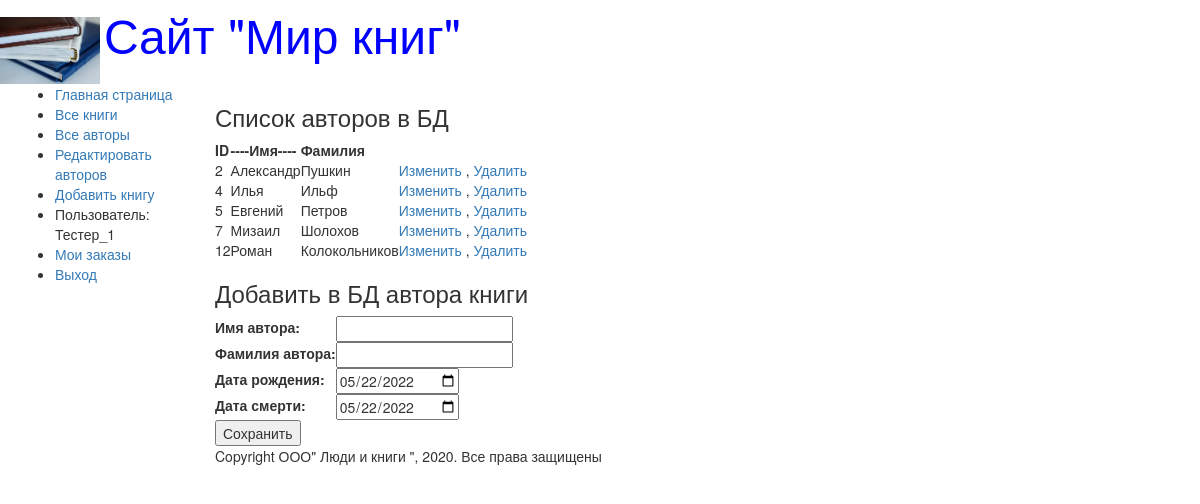
Screenshot of /authors_add/ (signed in) with the database file from the repository.
### catalog/models.py (models this page shows, shortened)
class Author(models.Model):
    first_name = models.CharField(max_length=100, help_text='Введите имя автора', verbose_name='Имя автора')
    last_name = models.CharField(max_length=100, help_text='Введите фамилию автора', verbose_name='Фамилия автора')
    date_of_birth = models.DateField(help_text="Введите дату рождения", verbose_name='Дата рождения', null=True, blank=True)
    date_of_death = models.DateField(help_text="Введите дату смерти", verbose_name='Дата смерти', null=True, blank=True)

### catalog/views.py (the view)
# urls.py: path('authors_add/', views.authors_add, name='authors_add'),
def authors_add(request):
    author = Author.objects.all()
    authorsform = AuthorsForm()
    return  render (request, 'catalog/authors_add.html', {'form':authorsform , "author":author})

### catalog/form.py
class AuthorsForm(forms.Form):
    first_name = forms.CharField(label='Имя автора')
    last_name = forms.CharField(label='Фамилия автора')
    date_of_birth = forms.DateField(label='Дата рождения', initial=format(date.today()),
                                    widget=forms.widgets.DateInput(attrs={'type': 'date'}))
    date_of_death = forms.DateField(label='Дата смерти', initial=format(date.today()),
                                    widget=forms.widgets.DateInput(attrs={'type': 'date'}))

### catalog/templates/catalog/authors_add.html (shortened to what this page needs)
{% extends "base_generic.html" %}
{% block content %}
<h3>Список авторов в БД</h3>
{% if author %}
<table>
    <thead><th>ID</th><th>----Имя----</th><th>Фамилия</th></thead>
        {% for author in author.all %}
            <tr>
                <td> {{author.id}} </td>
                <td> {{author.first_name}} </td>
                <td> {{author.last_name}} </td>
                <td><a href="/edit1/{{author.id}}">Изменить</a> ,
                <a href="/delete/{{author.id}}">Удалить</a></td>
            </tr>
        {% endfor %}
    {% else %}
    <p>В Базе данных нет авторов</p>
    {% endif %}
</table>
<h3>Добавить в БД автора книги</h3>
<form method="POST" action="/create/">
    <table>
        {{form}}
    </table>
    <input type="submit" value="Сохранить">
</form>
{% endblock %}

### catalog/templates/base_generic.html (shortened to what this page needs)
<!DOCTYPE html>
<html lang="en">
<head>
    <link rel="stylesheet" href="https://maxcdn.bootstrapcdn.com/bootstrap/3.3.7/css/bootstrap.min.css">
    {% load static %}
    <link rel="stylesheet" href="{% static 'css/style.css' %}">
    {% block head %}
    <img src="{%static 'images/logotip.jpg' %}" style="width:100px; height;100px;" align="absmiddle">
    <font size=7, color= "blue" >Сайт "Мир книг"</font>
    {% endblock %}
</head>
<body>
<div class="container-fluid">
    <div class="row">
        <div class="col-sm-2">
            {% block sidebar %}
            <ul class="sidebar-nav">
                <li><a href="{% url 'index' %}">Главная страница</a></li>
                <li><a href="{% url 'books' %}">Все книги</a></li>
                <li><a href="{% url 'authors' %}">Все авторы</a></li>
                <li><a href="{% url 'authors_add' %}">Редактировать авторов</a></li>
                {% if user.is_authenticated %}
                <li><a href="{% url 'book_create' %}">Добавить книгу</a></li>
                <li>Пользователь: {{ user.get_username}}</li>
                <li><a href="{% url 'my-borrowed' %}">Мои заказы</a></li>
                <li><a href="{% url 'logout' %}?next={{ request.path }}">Выход</a></li>
                {% else %}
                <li><a href="{% url 'login' %}?next={{ request.path }}">Вход</a></li>
                {% endif %}
            </ul>
            {% endblock %}
        </div>
        <div class="col-sm-10">
            {% block content %} {% endblock %}
            {% block footer %}
                {% block copyright %}
            <p>Copyright ООО" Люди и книги ", 2020. Все права защищены</p>
                {% endblock %}
            {% endblock %}
        </div>
    </div>
</div>
</body>
</html>

### rows the page displays
Author: id "2", first_name "Александр", last_name "Пушкин"
Author: id "4", first_name "Илья", last_name "Ильф"
Author: id "5", first_name "Евгений", last_name "Петров"
Author: id "7", first_name "Мизаил", last_name "Шолохов"
Author: id "12", first_name "Роман", last_name "Колокольников"

### other values shown
{{ user.get_username }} "Тестер_1"
